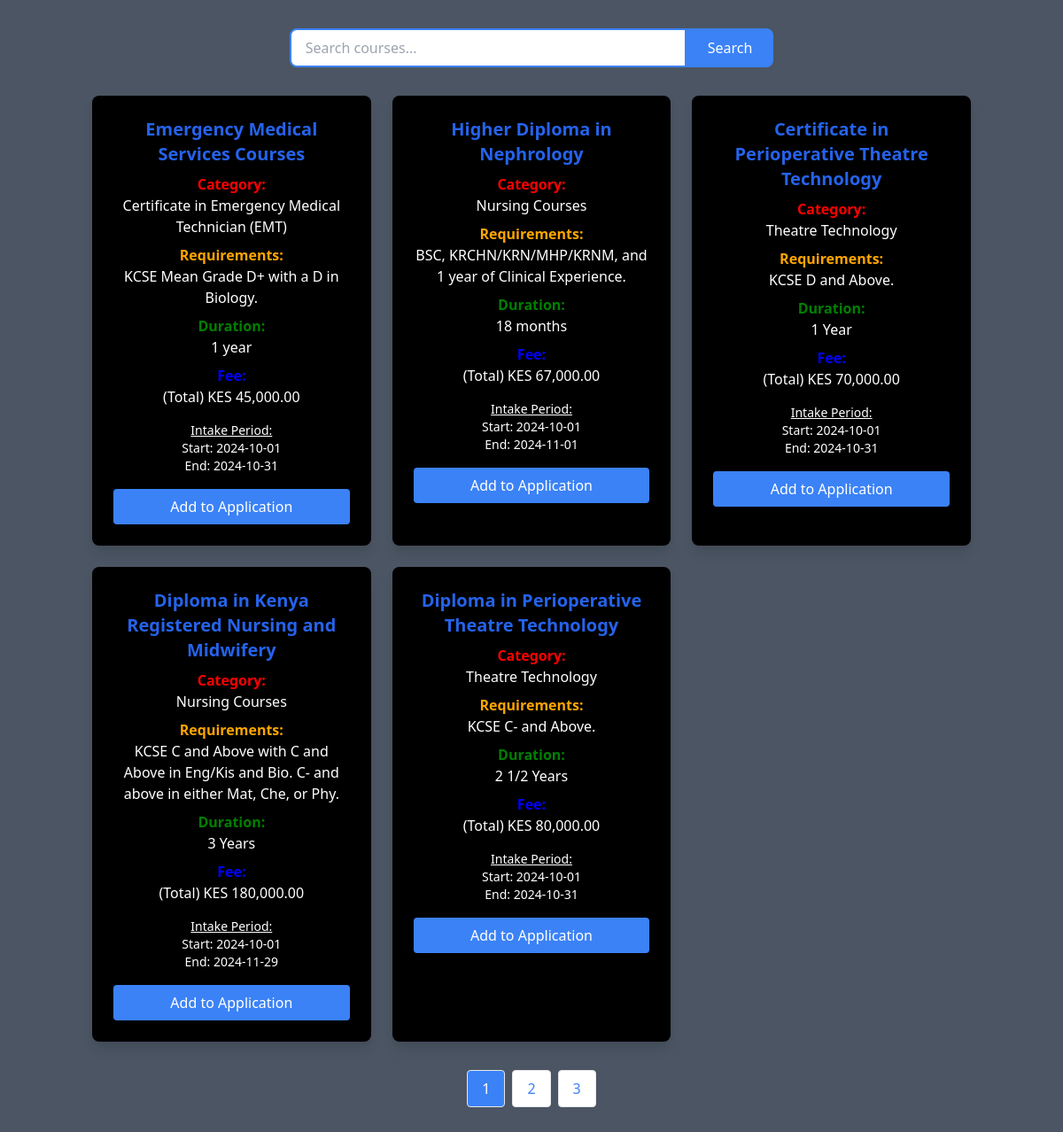
The app's page /courses.php (signed in) with its own data.
### tables this page shows
CREATE TABLE `courses` (
  `id` int(11) NOT NULL,
  `category` varchar(100) NOT NULL,
  `name` varchar(255) NOT NULL,
  `requirements` text NOT NULL,
  `duration` varchar(100) NOT NULL,
  `fee` varchar(10) NOT NULL,
  `intake_start` date NOT NULL,
  `intake_end` date NOT NULL,
  `register_date` timestamp NOT NULL DEFAULT current_timestamp()
);

### courses.php (the view, shortened to what this page needs)
<?php
require_once "./config.php";
$items_per_page = 5;
$page = isset($_GET['page']) ? (int)$_GET['page'] : 1;
$offset = ($page - 1) * $items_per_page;
$search = isset($_GET['search']) ? mysqli_real_escape_string($conn, $_GET['search']) : '';
$where_clause = '';
$count_query = "SELECT COUNT(*) as total FROM courses $where_clause";
$count_result = mysqli_query($conn, $count_query);
$total_courses = mysqli_fetch_assoc($count_result)['total'];
$total_pages = ceil($total_courses / $items_per_page);
$query = "SELECT * FROM courses $where_clause LIMIT $offset, $items_per_page";
$result = mysqli_query($conn, $query);
?>
<!DOCTYPE html>
<html lang="en">
<head>
    <link href="https://cdn.jsdelivr.net/npm/tailwindcss@2.2.19/dist/tailwind.min.css" rel="stylesheet">
</head>
<body class="bg-gray-600">
    <div class="container mx-auto px-4 py-8">
        <div class="mb-8">
            <form action="" method="GET" class="flex justify-center">
                <input type="text" name="search" value="<?php echo htmlspecialchars($search); ?>"
                    placeholder="Search courses..."
                    class="px-4 py-2 w-full max-w-md rounded-l-lg border-2 border-blue-500 focus:outline-none">
                <button type="submit"
                    class="bg-blue-500 text-white px-6 py-2 rounded-r-lg hover:bg-blue-600">
                    Search
                </button>
            </form>
        </div>
        <div class="grid grid-cols-1 md:grid-cols-2 lg:grid-cols-3 gap-6">
            <?php while ($course = mysqli_fetch_assoc($result)): ?>
                <div class="course-card bg-black rounded-lg shadow-lg overflow-hidden">
                    <div class="p-6 text-center">
                        <h3 class="text-xl font-bold text-blue-600 mb-2"><?php echo htmlspecialchars($course['name']); ?></h3>
                        <p class="mb-2">
                            <span style="color: red; font-weight: bold;">Category:</span><br>
                            <span style="color: white;"><?php echo htmlspecialchars($course['category']); ?></span>
                        </p>
                        <p class="mb-2">
                            <span style="color: orange; font-weight: bold;">Requirements:</span><br>
                            <span style="color: white;"><?php echo htmlspecialchars($course['requirements']); ?></span>
                        </p>
                        <p class="mb-2">
                            <span style="color: green; font-weight: bold;">Duration:</span> <br>
                            <span style="color: white;"><?php echo htmlspecialchars($course['duration']); ?></span>
                        </p>
                        <p class="mb-4">
                            <span style="color: blue; font-weight: bold;">Fee:</span><br>
                            <span style="color: white;">(Total) KES <?php echo number_format($course['fee'], 2); ?></span>
                        </p>
                        <div class="text-sm text-white mb-4">
                            <p class="underline">Intake Period:</p>
                            <p>Start: <?php echo htmlspecialchars($course['intake_start']); ?></p>
                            <p>End: <?php echo htmlspecialchars($course['intake_end']); ?></p>
                        </div>
                        <?php if (isset($_SESSION['loggedin']) && $_SESSION['loggedin']): ?>
                            <button class="add-to-cart bg-blue-500 text-white px-4 py-2 rounded hover:bg-blue-600 w-full"
                                data-course-id="<?php echo $course['id']; ?>">
                                Add to Application
                            </button>
                        <?php else: ?>
                            <a href="index.php" class="block text-center bg-green-500 text-white px-4 py-2 rounded hover:bg-green-600">
                                Login to Apply
                            </a>
                        <?php endif; ?>
                    </div>
                </div>
            <?php endwhile; ?>
        </div>
        <?php if ($total_pages > 1): ?>
            <div class="flex justify-center mt-8">
                <div class="flex space-x-2">
                    <?php for ($i = 1; $i <= $total_pages; $i++): ?>
                        <a href="?page=<?php echo $i; ?><?php echo !empty($search) ? '&search=' . urlencode($search) : ''; ?>"
                           class="px-4 py-2 border <?php echo $page == $i ? 'bg-blue-500 text-white' : 'bg-white text-blue-500'; ?> rounded">
                            <?php echo $i; ?>
                        </a>
                    <?php endfor; ?>
                </div>
            </div>
        <?php endif; ?>
    </div>
</body>
</html>

### records on screen
courses: name "Emergency Medical Services Courses", category "Certificate in Emergency Medical Technician (EMT)", requirements "KCSE Mean Grade D+ with a D in Biology.", duration "1 year", fee "45,000.00", intake_start "2024-10-01", intake_end "2024-10-31"
courses: name "Higher Diploma in Nephrology", category "Nursing Courses", requirements "BSC, KRCHN/KRN/MHP/KRNM, and 1 year of Clinical Experience.", duration "18 months", fee "67,000.00", intake_start "2024-10-01", intake_end "2024-11-01"
courses: name "Certificate in Perioperative Theatre Technology", category "Theatre Technology", requirements "KCSE D and Above.", duration "1 Year", fee "70,000.00", intake_start "2024-10-01", intake_end "2024-10-31"
courses: name "Diploma in Kenya Registered Nursing and Midwifery", category "Nursing Courses", requirements "KCSE C and Above with C and Above in Eng/Kis and Bio. C- and above in either Mat, Che, or Phy.", duration "3 Years", fee "180,000.00", intake_start "2024-10-01", intake_end "2024-11-29"
courses: name "Diploma in Perioperative Theatre Technology", category "Theatre Technology", requirements "KCSE C- and Above.", duration "2 1/2 Years", fee "80,000.00", intake_start "2024-10-01", intake_end "2024-10-31"
